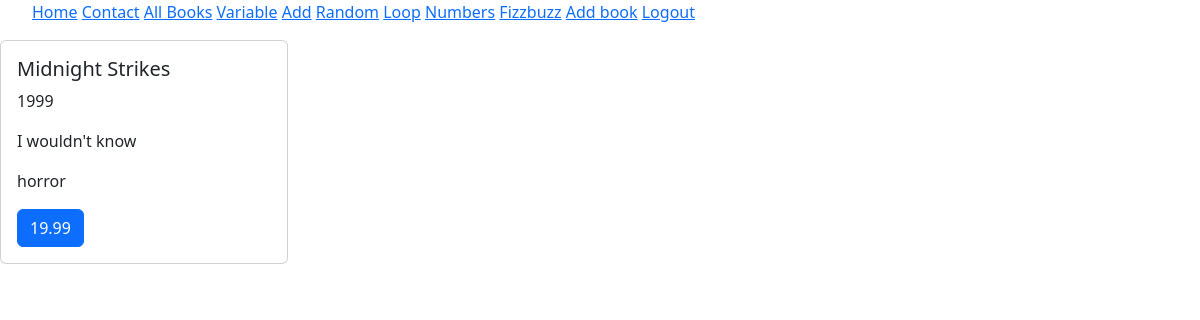
/books/2 (signed in), run on the app's committed database.
### templates/models.py (models this page shows, shortened)
class Book(models.Model):
    id = models.AutoField(primary_key=True)
    year = models.IntegerField()
    author = models.CharField(max_length=30)
    price = models.DecimalField(max_digits=5, decimal_places=2)
    title = models.CharField(max_length=100)
    synopsis = models.TextField(max_length=200)
    category = models.CharField(max_length=25, default="comedy")
    inventory = models.PositiveIntegerField(default=5)

### templates/views.py (the view)
# urls.py: path('books/<int:bookid>', views.single_book, name="single_book"),
def single_book(request, bookid):
    single_book = get_object_or_404(Book, id=bookid) # Get the object based off the id provided the parameter and pass it to the template rendered
    return render(request, 'single_book.html', {'book':single_book})

### templates/templates/single_book.html
{% extends 'base.html' %}
{% block content %}
    <div class="card" style="width: 18rem;">
        <div class="card-body">
            <h5 class="card-title">{{book.title}}</h5>
            <p class="card-text">{{book.year}}</p>
            <p class="card-text">{{book.synopsis}}</p>
            <p class="card-text">{{book.category}}</p>
            <a href="#" class="btn btn-primary">{{book.price}}</a>
        </div>
    </div>
{% endblock %}

### data on the page
Book: title "Midnight Strikes", year "1999", synopsis "I wouldn't know", category "horror", price "19.99"
